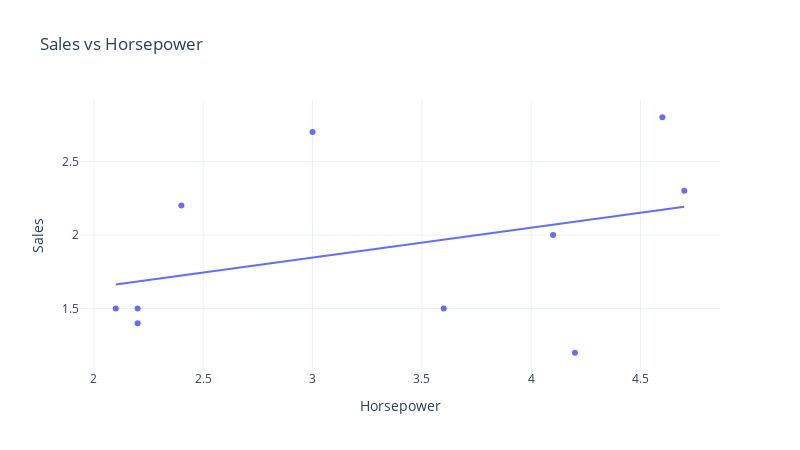

Here is the notebook cell this chart was saved with:
### Code cell
# plot sales against horsepower using plotly_white theme, and plot the regression line, size half of 16:9
fig = px.scatter(df, x='Horsepower', y='Sales', title='Sales vs Horsepower', template='plotly_white', trendline='ols')
fig.update_layout(width=800, height=450)
fig.show()

### Figure 1 — Plotly figure (JSON) as saved in the notebook; plotly's stock layout.template omitted (floating-point values rounded to 4 significant figures)
{"data": [{"hovertemplate": "Horsepower=%{x}<br>Sales=%{y}<extra></extra>", "legendgroup": "", "marker": {"color": "#636efa", "symbol": "circle"}, "mode": "markers", "name": "", "orientation": "v", "showlegend": false, "type": "scatter", "x": [3.6, 3, 4.7, 2.2, 2.4, 2.2, 4.6, 4.1, 2.1, 4.2], "xaxis": "x", "y": [1.5, 2.7, 2.3, 1.4, 2.2, 1.5, 2.8, 2, 1.5, 1.2], "yaxis": "y"}, {"hovertemplate": "<b>OLS trendline</b><br>Sales = 0.202935 * Horsepower + 1.23829<br>R<sup>2</sup>=0.139886<br><br>Horsepower=%{x}<br>Sales=%{y} <b>(trend)</b><extra></extra>", "legendgroup": "", "marker": {"color": "#636efa", "symbol": "circle"}, "mode": "lines", "name": "", "showlegend": false, "type": "scatter", "x": [2.1, 2.2, 2.2, 2.4, 3, 3.6, 4.1, 4.2, 4.6, 4.7], "xaxis": "x", "y": [1.664, 1.685, 1.685, 1.725, 1.847, 1.969, 2.07, 2.091, 2.172, 2.192], "yaxis": "y"}], "layout": {"height": 450, "legend": {"tracegroupgap": 0}, "title": {"text": "Sales vs Horsepower"}, "width": 800, "xaxis": {"anchor": "y", "domain": [0, 1], "title": {"text": "Horsepower"}}, "yaxis": {"anchor": "x", "domain": [0, 1], "title": {"text": "Sales"}}}}
